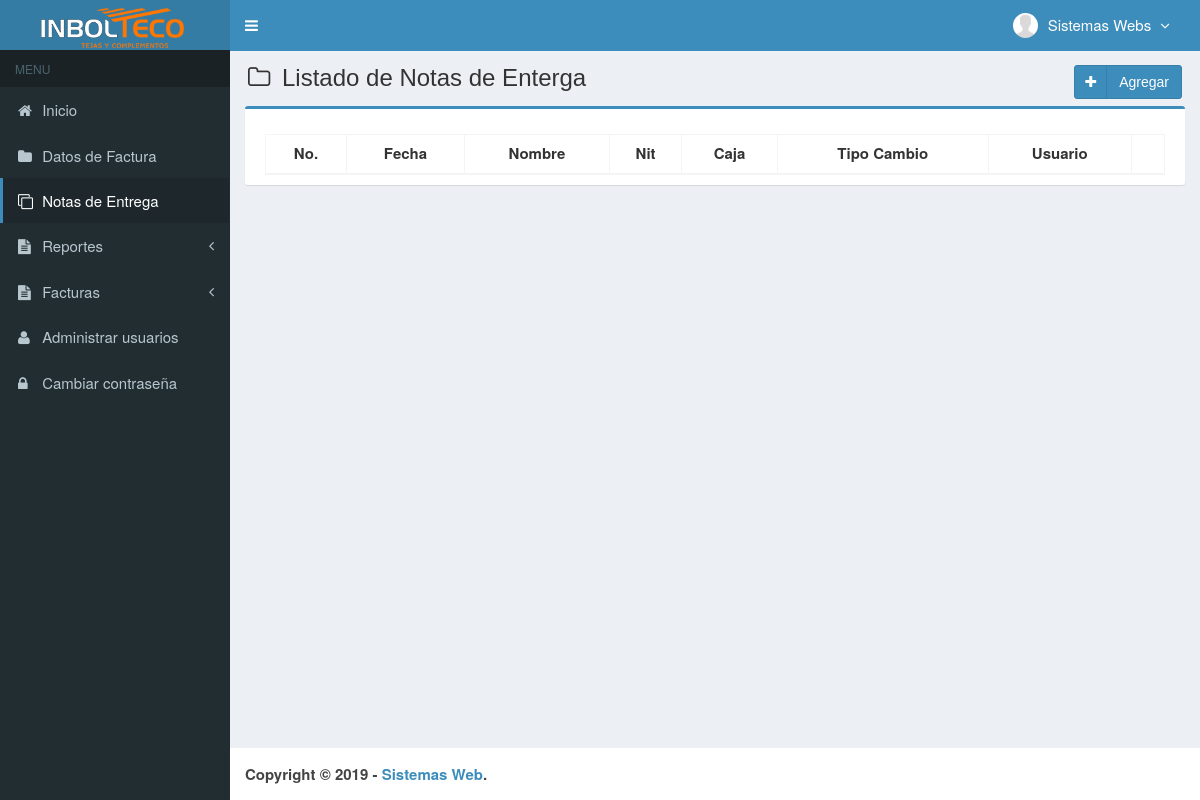
Page /main.php?module=notas_de_entrega (signed in) on the earlier database version.
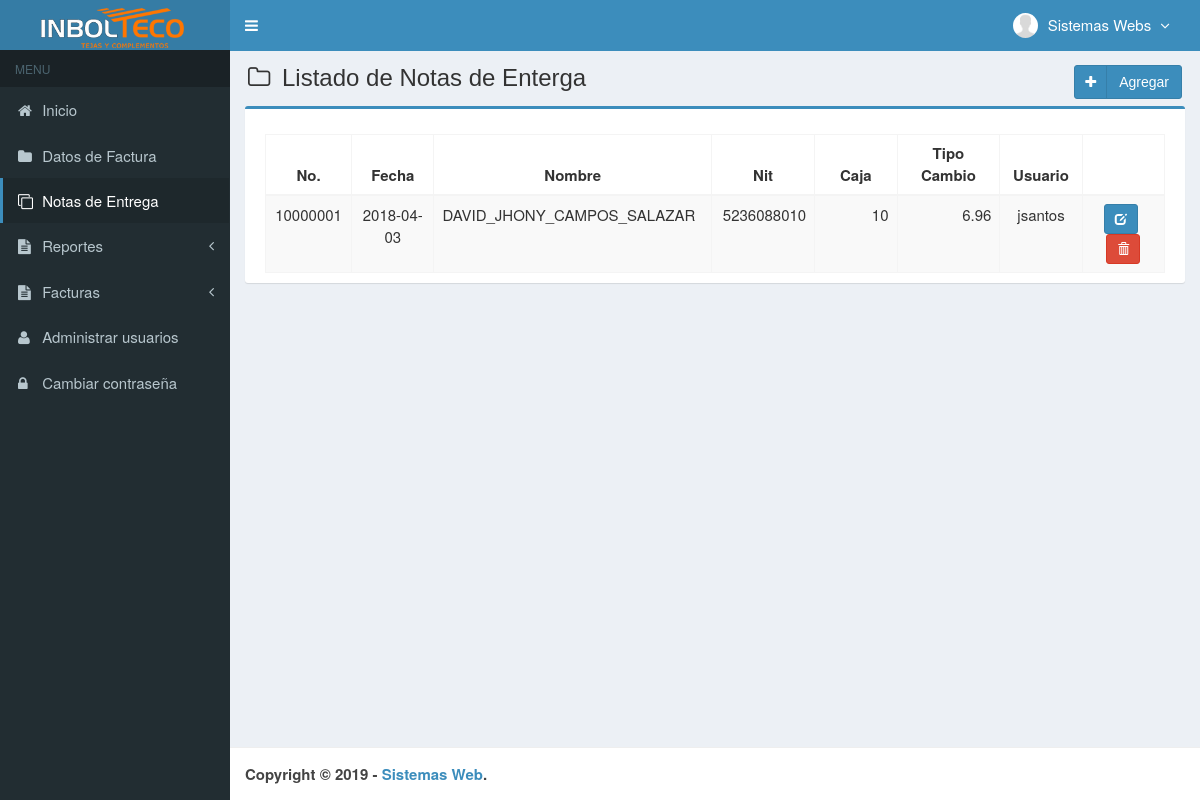
Same page on the later database version.
### tables this page shows
CREATE TABLE IF NOT EXISTS `profor` (
  `VDOCUM` varchar(8) NOT NULL DEFAULT '',
  `VFECHA` date DEFAULT NULL,
  `VNOMBRE` varchar(120) DEFAULT NULL,
  `VRUC` varchar(17) DEFAULT NULL,
  `VCAJA` char(2) DEFAULT NULL,
  `VFACTURA` varchar(20) DEFAULT NULL,
  `VORDEN` varchar(15) DEFAULT NULL,
  `VPEDIDO` varchar(8) DEFAULT NULL,
  `VTRANS` char(1) DEFAULT NULL,
  `VTC` double DEFAULT NULL,
  `VMONEDA` smallint(6) DEFAULT NULL,
  `VANULADA` char(1) DEFAULT NULL,
  `VUSUARIO` varchar(15) DEFAULT NULL,
  `VHORA` varchar(15) DEFAULT NULL,
  `AGECODIGO` char(3) DEFAULT NULL,
  `CLICODIGO` varchar(8) DEFAULT NULL,
  `DESCODIGO` varchar(8) DEFAULT NULL,
  `VENCODIGO` varchar(8) DEFAULT NULL,
  `VDESCUENTOS` double DEFAULT NULL,
  `VTIPRE` smallint(6) DEFAULT NULL,
  `VGLOSA` varchar(120) DEFAULT NULL,
  `VMARCA` char(1) DEFAULT NULL,
  `VCONDICIONES` varchar(30) DEFAULT NULL,
  `VTIEMPO` varchar(30) DEFAULT NULL,
  `VLUGAR` varchar(30) DEFAULT NULL,
  `VVALIDEZ` varchar(30) DEFAULT NULL,
  `DESC1` double DEFAULT NULL,
  `DESC2` double DEFAULT NULL,
  `DESC3` double DEFAULT NULL,
  `DESC4` double DEFAULT NULL,
  `HORAGRA` varchar(12) DEFAULT NULL,
  `FECHAGRA` date DEFAULT NULL,
  `NO_CUENTA` varchar(8) DEFAULT NULL,
  `VDOCUMA` varchar(9) DEFAULT NULL,
  `VDIAS` int(11) DEFAULT NULL,
  `SEGURO` double DEFAULT NULL,
  `COASEGURO` double DEFAULT NULL,
  `VDOCUMAESTADO` char(1) DEFAULT NULL,
  PRIMARY KEY (`VDOCUM`),
  KEY `NewIndex1` (`CLICODIGO`)
);

### top-menu.php (the view, shortened to what this page needs)
<?php
require_once "config/database.php";
$query = mysqli_query($mysqli, "SELECT id_user, name_user, foto, permisos_acceso FROM usuarios WHERE id_user='$_SESSION[id_user]'")
                                or die('error: '.mysqli_error($mysqli));
$data = mysqli_fetch_assoc($query);
?>
<li class="dropdown user user-menu">
  <a href="#" class="dropdown-toggle" data-toggle="dropdown">
  <?php
  if ($data['foto']=="") { ?>
    <img src="images/user/user-default.png" class="user-image" alt="User Image"/>
  <?php
  }
  else { ?>
    <img src="images/user/<?php echo $data['foto']; ?>" class="user-image" alt="User Image"/>
  <?php
  }
  ?>
    <span class="hidden-xs"><?php echo $data['name_user']; ?> <i style="margin-left:5px" class="fa fa-angle-down"></i></span>
  </a>
</li>

### modules/notas_de_entrega/view.php (shortened to what this page needs)
<section class="content-header">
  <h1>
    <i class="fa fa-folder-o icon-title"></i> Listado de Notas de Enterga
    <a class="btn btn-primary btn-social pull-right" href="?module=nota_de_pedido_ingreso" title="agregar" data-toggle="tooltip">
      <i class="fa fa-plus"></i> Agregar
    </a>
  </h1>
</section>
<section class="content">
  <div class="row">
    <div class="col-md-12">
      <div class="box box-primary">
        <div class="box-body">
          <table id="dataTables1" class="table table-bordered table-striped table-hover">
            <thead>
              <tr>
                <th class="center">No.</th>
                <th class="center">Fecha</th>
                <th class="center">Nombre</th>
                <th class="center">Nit</th>
                <th class="center">Caja</th>
                <th class="center">Tipo Cambio</th>
                <th class="center">Usuario</th>
                <th></th>
              </tr>
            </thead>
            <tbody>
            <?php
            $query = mysqli_query($mysqli, "SELECT * FROM profor ORDER BY VDOCUM DESC")
                                            or die('error: '.mysqli_error($mysqli));
            while ($data = mysqli_fetch_assoc($query)) {
              echo "<tr>
                      <td width='30' class='center'>$data[VDOCUM]</td>
                      <td width='80' class='center'>$data[VFECHA]</td>
                      <td width='180'>$data[VNOMBRE]</td>
                      <td width='100' align='right'>$data[VRUC]</td>
					   <td width='80' align='right'>$data[VCAJA]</td>
                      <td width='100' align='right'>$data[VTC]</td>
                      <td width='80' class='center'>$data[VUSUARIO]</td>
                      <td class='center' width='80'>
                        <div>
                          <a data-toggle='tooltip' data-placement='top' title='modificar' style='margin-right:5px' class='btn btn-primary btn-sm' href='?module=form_medicines&form=edit&id=$data[VDOCUM]'>
                              <i style='color:#fff' class='glyphicon glyphicon-edit'></i>
                          </a>";
            ?>
                          <a data-toggle="tooltip" data-placement="top" title="Eliminar" class="btn btn-danger btn-sm" href="modules/medicines/proses.php?act=delete&id=<?php echo $data['VDOCUM'];?>" onclick="return confirm('estas seguro de eliminar<?php echo $data['VDOCUM']; ?> ?');">
                              <i style="color:#fff" class="glyphicon glyphicon-trash"></i>
                          </a>
            <?php
              echo "    </div>
                      </td>
                    </tr>";
            }
            ?>
            </tbody>
          </table>
        </div>
      </div>
    </div>
  </div>
</section><!-- /.content

Differences in the rows shown:
added profor: VDOCUM "10000001", VFECHA "2018-04-03", VNOMBRE "DAVID_JHONY_CAMPOS_SALAZAR", VRUC "5236088010", VCAJA "10", VTC "6.96", VUSUARIO "jsantos"
